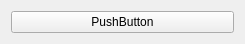
<?xml version="1.0" encoding="UTF-8"?>
<ui version="4.0">
 <class>Widget</class>
 <widget class="QWidget" name="Widget">
  <property name="geometry">
   <rect>
    <x>0</x>
    <y>0</y>
    <width>245</width>
    <height>43</height>
   </rect>
  </property>
  <property name="windowTitle">
   <string>Widget</string>
  </property>
  <layout class="QHBoxLayout" name="horizontalLayout">
   <item>
    <widget class="QPushButton" name="pushButton">
     <property name="text">
      <string>PushButton</string>
     </property>
    </widget>
   </item>
  </layout>
 </widget>
 <layoutdefault spacing="6" margin="11"/>
 <resources/>
 <connections/>
</ui>
